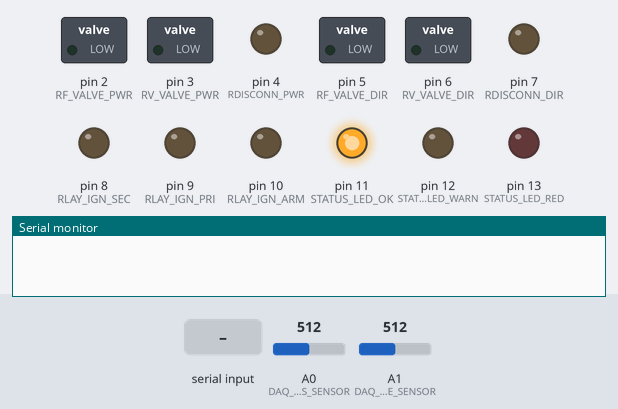
This sketch was run on a simulated Arduino Uno, built with avr-gcc and run on an emulated ATmega328P. On the bench: switched loads named in the sketch (green lamp = pin HIGH), output pins drawn as LEDs (lit = HIGH), the last lines printed to the serial monitor. The inputs (shaded band) are chosen by the test bench; at power-on: A0 (DAQ_MASS_SENSOR) = 512, A1 (DAQ_PRESSURE_SENSOR) = 512.

Above: at 1.2 s.
1.3 s: "U90\n" received over Serial
4.3 s: "K90\n" received over Serial
At 4.9 s:
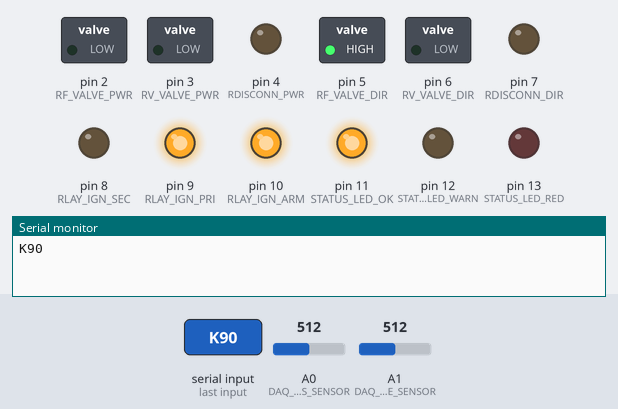
5.8 s: "K,45\n" received over Serial
7.3 s: "K" received over Serial
At 10.7 s:
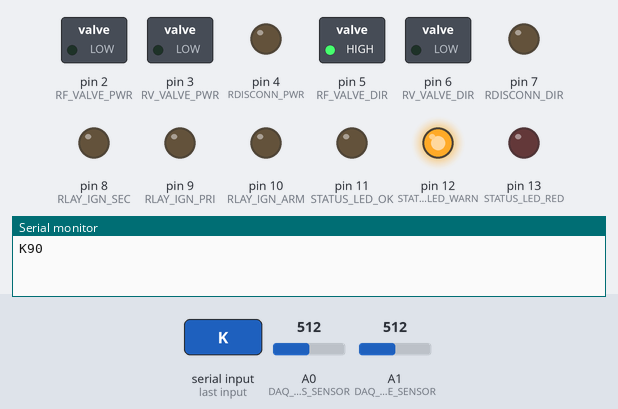
11.8 s: "S90\n" received over Serial
At 13.0 s:
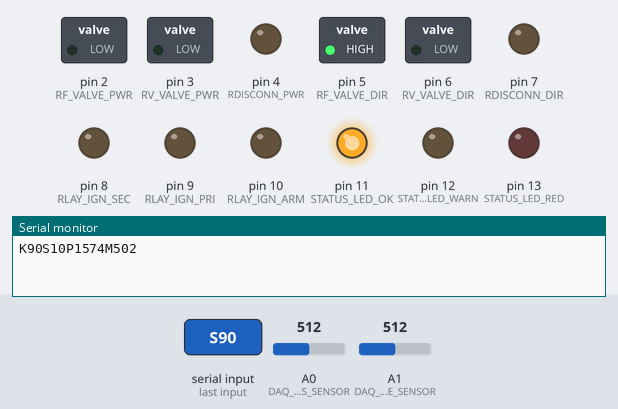
Timing chart, 0 to 23.3 s (numbered marks = the images above; inputs shaded):
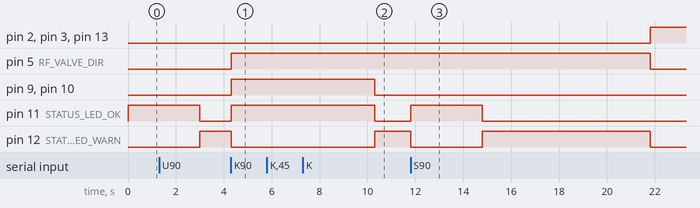

Measured:
- after the input at 4.3 s, pin 5 (RF_VALVE_DIR), pin 9 (RLAY_IGN_PRI), pin 10 (RLAY_IGN_ARM), pin 11 (STATUS_LED_OK): LOW → HIGH at once; pin 12 (STATUS_LED_WARN): HIGH → LOW at once
- after the input at 5.8 s, every drawn part: stays the same
- after the input at 7.3 s, pin 9 (RLAY_IGN_PRI), pin 10 (RLAY_IGN_ARM), pin 11 (STATUS_LED_OK): HIGH → LOW after 3.0 s instead of 1.5 s; pin 12 (STATUS_LED_WARN): LOW → HIGH after 3.0 s instead of 1.5 s
- after the input at 11.8 s, pin 2 (RF_VALVE_PWR), pin 3 (RV_VALVE_PWR), pin 13 (STATUS_LED_RED): LOW → HIGH after 10.0 s instead of 5.5 s; pin 5 (RF_VALVE_DIR): HIGH → LOW after 10.0 s instead of 5.5 s; pin 11 (STATUS_LED_OK): LOW → HIGH at once, → LOW 3.0 s later; pin 12 (STATUS_LED_WARN): HIGH → LOW after 0.00 s instead of 5.5 s

The sketch:

tower.ino
```cpp
//used only for debugging when plugged into a laptop
//comment this line out before uploading for realsies
//#define DEBUG

//safest possible state
//both ignitions off, both valves directions off and power on
#define SAFEST_POSSIBLE_STATE 0b00101000


#define RLAY_IGN_ARM 10
#define RLAY_IGN_PRI 9
#define RLAY_IGN_SEC 8

#define RF_VALVE_PWR 2
#define RF_VALVE_DIR 5
#define RV_VALVE_PWR 3
#define RV_VALVE_DIR 6
#define RDISCONN_PWR 4
#define RDISCONN_DIR 7

#define TOTAL_RLAYS 9
int relays[] = {
RLAY_IGN_ARM,
RLAY_IGN_PRI,
RLAY_IGN_SEC,
RF_VALVE_PWR,
RF_VALVE_DIR,
RV_VALVE_PWR,
RV_VALVE_DIR,
RDISCONN_PWR,
RDISCONN_DIR
};
byte global_tower_state = 0;
byte last_received_command = 0;
int state_received_index = 0;

//things for the status LEDS
#define STATUS_LED_OK   11
#define STATUS_LED_WARN 12
#define STATUS_LED_RED  13

//daq globals
#define DAQ_MASS_SENSOR A0
#define DAQ_PRESSURE_SENSOR A1
#define WINDOW_SIZE 20
int DAQ_MASS_HISTORY[WINDOW_SIZE];
int DAQ_PRESSURE_HISTORY[WINDOW_SIZE];
int DAQ_HISTORY_INDEX = 0;
byte global_tower_mass[] = {'0','0','0'};
byte global_tower_pressure[] = {'0','0','0','0'};

//some constants
#define TIME_BETWEEN_ACK_REQUESTS 500
unsigned long global_time_last_ACK_request = 0;
#define TIME_LOST_CONTACT_IGNITION_SHUTOFF 3000
#define TIME_LOST_CONTACT_TOTAL_SHUTOFF 10000
unsigned long global_time_last_contact;
enum{
    NO_IGNITION,
    SAFE_MODE,
    NORMAL_MODE
} safety_mode = NORMAL_MODE;

void setup(){
    Serial.begin(9600);
    for(int i = 0; i < TOTAL_RLAYS; i++){
        pinMode(relays[i], OUTPUT);
        digitalWrite(relays[i], LOW);
    }
    //setup the status leds
    pinMode(STATUS_LED_OK, OUTPUT);
    pinMode(STATUS_LED_WARN, OUTPUT);
    pinMode(STATUS_LED_RED, OUTPUT);
    digitalWrite(STATUS_LED_OK, HIGH);
    digitalWrite(STATUS_LED_WARN, LOW);
    digitalWrite(STATUS_LED_RED, LOW);
    global_time_last_contact = millis();
}

enum{ //what we're waiting on
    INPUT_NORMAL, //not waiting on anything
    INPUT_COMMAND //waiting on an input hexit
} input_state;
byte command_raw[] = {'0', '0'}; //last two command bytes received
int command_index = 0;

//when this is true, we are waiting for an ack. Only ever set true
//by send_ack. marked false by receive_ack and when we receive a new command.
//when set false, do not change the relays
bool global_waiting_for_ack = false;

void loop(){
    //get the readings from both DAQ sensors
    DAQ_MASS_HISTORY[DAQ_HISTORY_INDEX] =
        analogRead(DAQ_MASS_SENSOR);
    DAQ_PRESSURE_HISTORY[DAQ_HISTORY_INDEX] =
        analogRead(DAQ_PRESSURE_SENSOR);
    if((++DAQ_HISTORY_INDEX) >= WINDOW_SIZE)
        DAQ_HISTORY_INDEX = 0;

    //if there's an update from the client
    if(Serial.available()){
        byte input = Serial.read();
        switch(input){
            //if it's an ACK ('K')
            case 'K':
                receive_ack();
                break;
            //if it's a State command ('U')
            case 'U':
                input_state = INPUT_COMMAND;
                command_index = 0;
                global_waiting_for_ack = false;
                break;
            //if it's a status request ('S')
            case 'S':
                send_full_status_update();
                break;
            //if it's a hexit ('0'-'9' or 'A'-'F')
            case'0':case'1':case'2':case'3':case'4':case'5':
            case'6':case'7':case'8':case'9':case'A':case'B':
            case'C':case'D':case'E':case'F':
                if(input_state == INPUT_COMMAND){
                    if(command_index == 1){
                        command_raw[command_index] = input;
                        send_ack();
                        input_state = INPUT_NORMAL;
                        command_index = 0;
                    }
                    else if(command_index == 0)
                        command_raw[command_index++] = input;
                }
        }
    }

    //if we're waiting for an ACK from the client
    if(global_waiting_for_ack && (millis()-global_time_last_ACK_request) > TIME_BETWEEN_ACK_REQUESTS){
        //it's taken too long for the client to respond. Ask again
        send_ack();
    }

    //if we've lost contact with the client for too long: turn off ignition
    if(safety_mode == NORMAL_MODE && (millis()-global_time_last_contact > TIME_LOST_CONTACT_IGNITION_SHUTOFF)){
        //turn off the ignition
        goto_no_ignition_mode();
    }

    //if we've lost contact with the client for way too long: back to normal
    if(safety_mode == NO_IGNITION && ((millis()-global_time_last_contact) > TIME_LOST_CONTACT_TOTAL_SHUTOFF)){
        //turn all valves to safe mode
        goto_full_safety();
    }
}

//we have received an ack. copy command_raw to global_tower_state
void receive_ack(){
    //assume that we have received an ack
    //which means we're A), no longer waiting on one
    global_waiting_for_ack = false;
    //and B), we've received contact
    global_time_last_contact = millis();
    if(safety_mode != NORMAL_MODE){
        //we've received contact, we can enter normal mode
        goto_normal_mode();
    }
    //copy command_raw over to global_tower_state
    byte first_byte, second_byte;
    if(command_raw[0] >= '0' && command_raw[0] <= '9'){ //first byte is dec
        first_byte = command_raw[0] - '0';
    }
    else if(command_raw[0] >= 'A' && command_raw[0] <= 'F'){
        //first byte is a hexit
        first_byte = command_raw[0] - ('A' - 10);
    }
    //now do the second byte
    if(command_raw[1] >= '0' && command_raw[1] <= '9'){ //first byte is dec
        second_byte = command_raw[1] - '0';
    }
    else if(command_raw[1] >= 'A' && command_raw[1] <= 'F'){
        //first byte is a hexit
        second_byte = command_raw[1] - ('A' - 10);
    }

    //assign first byte and second byte to global_tower_state.
    //we are assuming that both bytes are < 16.
    global_tower_state = (first_byte << 4) + second_byte;
    apply_state_to_relays();
}

//we have received a full command. make sure the client wants it
void send_ack(){
//we know that the last command is in command_raw
//reset global_time_last_ACK_request
    global_time_last_ACK_request = millis();
    write_to_xbee('K');
    write_to_xbee(command_raw[0]);
    write_to_xbee(command_raw[1]);
}

//send back a status update featuring tower state and daq readings
//this should only be called when the client requests a status
//this function resets global_time_last_contact. DO NOT CALL ON A TIMER.
void send_full_status_update(){
    global_time_last_contact = millis(); //we were asked for status.
                                         //being asked is a contact
    if(safety_mode != NORMAL_MODE){
        //we've received contact, we can leave our safety mode
        goto_normal_mode();
    }
    //send the status
    byte to_send = global_tower_state;
    byte first_byte = (to_send & 0b11110000) >> 4; //take the first half
    byte second_byte= to_send & 0b00001111;
    //now we have a value, need to convert to ascii
    if(first_byte < 10) //it's a digit
        first_byte += '0';
    else{ //it's a hexit
        first_byte -= 10;
        first_byte += 'A';
    }
    //do the same thing with the second byte
    if(second_byte < 10) //it's a digit
        second_byte += '0';
    else{ //it's a hexit
        second_byte -= 10;
        second_byte += 'A';
    }

    //the 'S' flag means "this is a status update"
    write_to_xbee('S');
    write_to_xbee(first_byte);
    write_to_xbee(second_byte);

    //send the pressure data
    calc_daq_values_and_store();
    write_to_xbee('P');
    for(int i = 0; i < 4; i++)
        write_to_xbee(global_tower_pressure[i]);
    //send the mass data
    write_to_xbee('M');
    for(int i = 0; i < 3; i++)
        write_to_xbee(global_tower_mass[i]);
}

//We've heard from the operator. Good to to to normal safety mode
void goto_normal_mode(){
    #ifdef DEBUG
    Serial.println("GOING TO NORMAL");
    #endif
    safety_mode = NORMAL_MODE;
    digitalWrite(STATUS_LED_OK, HIGH);
    digitalWrite(STATUS_LED_WARN, LOW);
    digitalWrite(STATUS_LED_RED, LOW);
}
//we haven't heard from the operator in a while, turn off the ignition
//relays if they're on
void goto_no_ignition_mode(){
    #ifdef DEBUG
    Serial.println("GOING TO NO IGNITITION");
    #endif
    //if any ignition relays are on
    if(global_tower_state & 0b11000000){
        global_tower_state &= 0b00111111;//turn off the ignition relays
        apply_state_to_relays(); //apply changes
    }
    safety_mode = NO_IGNITION;
    digitalWrite(STATUS_LED_OK, LOW);
    digitalWrite(STATUS_LED_WARN, HIGH);
    digitalWrite(STATUS_LED_RED, LOW);
}

//the operator can no longer tell us what to do
//go to the safest mode possible
void goto_full_safety(){
    #ifdef DEBUG
    Serial.println("GOING TO FULL SAFE");
    #endif
    //TODO, talk to yash/miranda. Find out what the safest possible mode is.
    global_tower_state = SAFEST_POSSIBLE_STATE;
    apply_state_to_relays();
    safety_mode = SAFE_MODE;
    digitalWrite(STATUS_LED_OK, LOW);
    digitalWrite(STATUS_LED_WARN, LOW);
    digitalWrite(STATUS_LED_RED, HIGH);
}

//whatever's in the global_tower_state, put it on the relays
//Note, this should only be called immediately after receiving an ack
void apply_state_to_relays(){
    /*
    if(safety_mode == NO_IGNITION || safety_mode == SAFE_MODE){
        //we're in a safety mode. We don't change a thing
        //technically, this shouldn't be possible, as receive_ack()
        //resets your safety state. Anyways though, defensive programming
        return;
    }
    */
    //ignition relays
    bool ign_pri =      ((global_tower_state & 0b10000000) != 0);
    bool ign_sec =      ((global_tower_state & 0b01000000) != 0);
    //remote fill relays
    bool rfill_pwr =    ((global_tower_state & 0b00100000) != 0);
    bool rfill_dir =    ((global_tower_state & 0b00010000) != 0);
    bool rvent_pwr =    ((global_tower_state & 0b00001000) != 0);
    bool rvent_dir =    ((global_tower_state & 0b00000100) != 0);
    bool rdisconn_pwr = ((global_tower_state & 0b00000010) != 0);
    bool rdisconn_dir = ((global_tower_state & 0b00000001) != 0);

    //we are now changing the relays.
    //if we want to burn, we need to turn on the arm switch
    digitalWrite(RLAY_IGN_ARM, (ign_pri || ign_sec));
    digitalWrite(RLAY_IGN_PRI, ign_pri);
    digitalWrite(RLAY_IGN_SEC, ign_sec);
    //now change the remote fill relays
    digitalWrite(RF_VALVE_PWR, rfill_pwr);
    digitalWrite(RF_VALVE_DIR, rfill_dir);
    digitalWrite(RV_VALVE_PWR, rvent_pwr);
    digitalWrite(RV_VALVE_DIR, rvent_dir);
    digitalWrite(RDISCONN_PWR, rdisconn_pwr);
    digitalWrite(RDISCONN_DIR, rdisconn_dir);
    //done
}

//take the data stored in DAQ_PRESSURE_HISTORY and DAQ_MASS_HISTORY
//translate to bytes. Store in global_tower_pressure and global_tower_mass
void calc_daq_values_and_store(){
    long mass_accumulator = 0, pressure_accumulator = 0;
    for(int i = 0; i < WINDOW_SIZE; i++){
        mass_accumulator += DAQ_MASS_HISTORY[i];
        pressure_accumulator += DAQ_PRESSURE_HISTORY[i];
    }
    mass_accumulator /= WINDOW_SIZE;
    pressure_accumulator /= WINDOW_SIZE;

    //normalize the pressure data
    //the math for pressure sensor is said to be
    //P1 = Vin*610.55 + 46.965
    pressure_accumulator *= 611 * 5;
    pressure_accumulator >>= 10;
    pressure_accumulator += 47;
    global_tower_pressure[0] = ((pressure_accumulator /1000) %10) + '0';
    global_tower_pressure[1] = ((pressure_accumulator /100) %10) + '0';
    global_tower_pressure[2] = ((pressure_accumulator /10) %10) + '0';
    global_tower_pressure[3] = ((pressure_accumulator) %10) + '0';

    //normalize the mass data
    //The math for the load cell is said to be
    //LC = Vin*25 - 12.734
    //Since resoldering the connector, we need to subtract an additional 11.3 lbs
    //we're multiplying that by 10 because we want 0.1LBS resolution
    mass_accumulator *= 25 * 5;
    mass_accumulator /= 102; //not 1024 (arduino analog scale) because res
    mass_accumulator -= 125;
    if(mass_accumulator < 0){
        //there's a negative mass on the mass sensor
        //we set to 0 because client only accepts hexits here
        global_tower_mass[0] = 'L';
        global_tower_mass[1] = 'T';
        global_tower_mass[2] = '0';
    }
    else if(mass_accumulator >= 1000){
        //more than 100LBS on the mass sensor (what?)
        //we set to 99.9 because client wouldn't accept letters
        global_tower_mass[0] = '9';
        global_tower_mass[1] = '9';
        global_tower_mass[2] = '9';
    }
    else{
        //we're good
        global_tower_mass[0] = ((mass_accumulator /100) %10) + '0';
        global_tower_mass[1] = ((mass_accumulator /10) %10) + '0';
        global_tower_mass[2] = ((mass_accumulator) %10) + '0';
    }
}

void write_to_xbee(char out){
    Serial.write(out);
//    delay(50);
}
```
